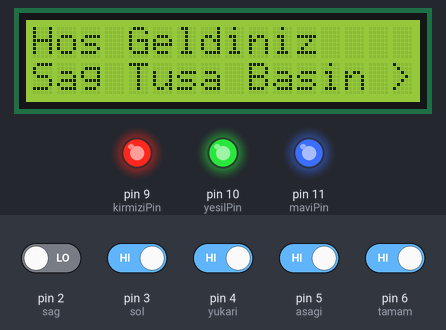
Recording of a sketch running on a simulated Arduino Uno, built with avr-gcc and run on an emulated ATmega328P. On the bench: 16×2 character LCD, output pins drawn as LEDs (lit = HIGH). Inputs (shaded band) come from the test bench; at power-on: pin 3 (sol), pin 4 (yukari), pin 5 (asagi), pin 6 (tamam) HIGH, pin 2 (sag) LOW.

Above: at 1.2 s.
1.3 s: pin 2 (sag) driven HIGH and pin 3 (sol) driven LOW and pin 4 (yukari) driven LOW and pin 5 (asagi) driven LOW and pin 6 (tamam) driven LOW
At 1.47 s:
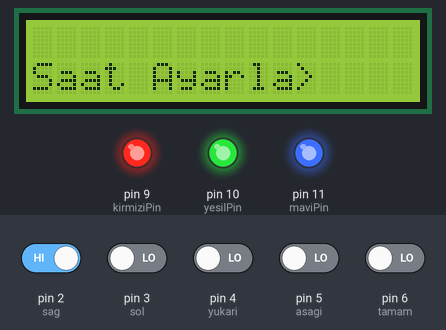
At 2.7 s:
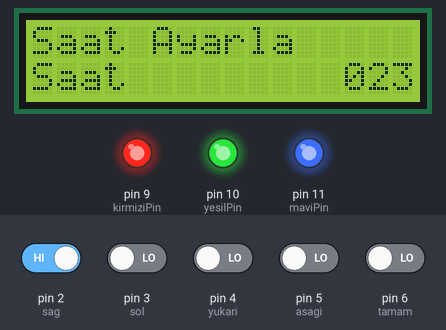
3.1 s: pin 2 (sag) driven LOW and pin 4 (yukari) driven HIGH
At 3.28 s:
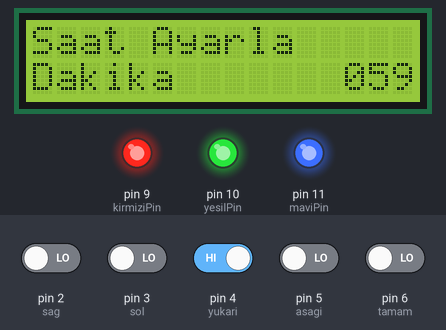
6.1 s: pin 2 (sag) driven HIGH
7.6 s: pin 2 (sag) driven LOW
Timing chart, 0 to 10.6 s (numbered marks = the images above; inputs shaded):
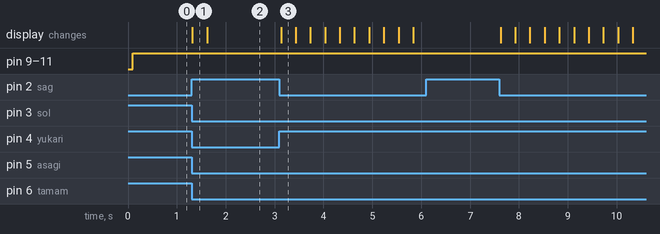

Measured:
- after the input at 1.3 s, the display: changes at once (image 1)
- after the input at 3.1 s, the display: changes at once (image 3)
- after the input at 6.1 s, every drawn part: stays the same

The sketch:

16x2_I2C_LCDMenu.ino
```cpp
#include <LiquidCrystal_I2C.h>
#include <EEPROM.h>
//Butonların giriş pinleri
#define sag 2
#define sol 3
#define yukari 4
#define asagi 5
#define tamam 6

//===Test Amaçlı====
#define kirmiziPin 9
#define yesilPin 10
#define maviPin 11
//==================

//Hareket tanımlamaları
#define saga 6
#define sola 4
#define yukariya 8
#define asagiya 2
#define tamama 5
#define hareketYok 0

//Butona basılma durumlarının tutulacağı değişkenler
int sag_durum = 0;
int sol_durum = 0;
int yukari_durum = 0;
int asagi_durum = 0;
int tamam_durum = 0;
int buton_durum = 0;

//Menu Id leri
//Menu ekleme yada değişiklik yapma işine burada başlamanız gerekiyor
//Yeni menü elemanı eklenecek ise verdiğiniz değer aynı olmayacak şekilde aşağıda bir tanımlama yapmalısınız
//Örn: "const int menuYeni=20;
//Daha sonra Setup kısmında kaydını yapmalısınız
//                1          2            3        4    5     6   7   8
//"menuEkle(menuAnaMenu, menuYeni,  "Yeni Menu", true, true, 189, 0, 255);"
//1)Üst menü elemanı, yeni menü elemanı hangi menü elemanının altında görünecek
//2)Yeni oluşturduğumuz tanımlama
//3)Menü elemanının görünecek adı
//4)Altında başka menü elemanları olmayacak ve bir değer tutacaksa (program içerisinde bu değeri kullanabilirisiniz , "menuEl(menuYeni).gecerliDeger" şeklinde erişim sağlayabilirsiniz) "true" değilse "false"
//5)Eproma kayıt edilecek mi?
//6)İlk çalıştığında yada Eprom daki değer sıfır ise bir değer vermek istiyebilirsiniz, programı kullanarak değiştirdiğinizde ARDUINO içerisindeki EPROM a kayıt yapacağı için tanımladığınızı değil EPROM daki değeri getirecektir.
//7)Girilebilecek en düşük değer
//8)Girilebilecek en yüksek değer (Eprom a yapılan kayıt byte türünden olduğu için en yüksek 255 verebilirsiniz)
const byte menuAnaMenu = 0;
const byte menuSaatAyarla = 2;
const byte menuTarihAyarlar = 3;
const byte menuEkranAyarlari = 4;
const byte menuKontrast = 5;
const byte menuParlaklik = 6;
const byte menuOranlar = 7;
const byte menuEn = 8;
const byte menuBoy = 9;
const byte menuYukseklik = 10;
const byte menuRenk = 11;
const byte menuMavi = 12;
const byte menuKirmizi = 13;
const byte menuYesil = 14;
const byte menuSaat = 15;
const byte menuDakika = 16;
const byte menuTarihGun = 17;
const byte menuTarihAy = 18;
const byte menuTarihYil = 19;
const byte menuEkranBeklemeSuresi = 20;
//Menuler bu yapıya göre oluşturuluyor
struct menuElemani {
  byte id;
  byte ustId;
  String menu;
  bool degerVar;
  bool eprom;
  byte gecerliDeger;
  byte enFazla;
  byte enDusuk;
};
//Menü elemanlarının tablosu diyebiliriz, yukarıda tanımlanan menü elemanları artıklca buradaki sayıyı da arttırmanız gerekiyor. Örn:"menuElemanlari[30];"
struct menuElemani menuElemanlari[20];

//Ekranda görünen menunun bilgisi
byte gosterilenMenuId = 0;
//Değer değişikliği yapılacak menu bilgisi
byte seciliMenuId = 0;
//Tuşun art arda basma süresinin kontrol etmek ve ana ekrana dönmek için
unsigned long eskiZaman = 0;
bool zamanKontrol = false;

LiquidCrystal_I2C lcd(0x27, 16, 2);

void setup() {
  pinMode(sag, INPUT);
  pinMode(sol, INPUT);
  pinMode(yukari, INPUT);
  pinMode(asagi, INPUT);
  pinMode(tamam, INPUT);

  //====Test Amaçlı====
  pinMode(kirmiziPin, OUTPUT);
  pinMode(yesilPin, OUTPUT);
  pinMode(maviPin, OUTPUT);
  //===================

  lcd.init();
  eskiZaman = millis();
  zamanKontrol = true;
  lcd.backlight();

  //Menu yapısı oluşturuluyor, menu elemanlarının tablosu dolduruluyor da diyebiliriz

  menuEkle(menuAnaMenu, menuSaatAyarla, "Saat Ayarla", false, true, 0, 0, 0);
  menuEkle(menuAnaMenu, menuTarihAyarlar,  "Tarih Ayarla", false, true, 0, 0, 0);
  menuEkle(menuAnaMenu, menuEkranAyarlari,  "Ekran Ayarlari", false, true, 0, 0, 0);
  menuEkle(menuAnaMenu, menuOranlar, "Oranlar", false, true, 0, 0, 0);
  menuEkle(menuAnaMenu, menuRenk,  "Renkler", false, true, 0, 0, 0);
  menuEkle(menuAnaMenu, menuEkranBeklemeSuresi,  "Ekran Suresi", true, true, 1, 1, 20);

  menuEkle(menuSaatAyarla, menuSaat,  "Saat", true, true, 0, 0, 23);
  menuEkle(menuSaatAyarla, menuDakika,  "Dakika", true, true, 0, 0, 59);

  menuEkle(menuTarihAyarlar, menuTarihGun,  "Gun", true, true, 1, 1, 31);
  menuEkle(menuTarihAyarlar, menuTarihAy,  "Ay", true, true, 1, 1, 12);
  menuEkle(menuTarihAyarlar, menuTarihYil,  "Yil", true, true, 20, 20, 99);

  menuEkle(menuEkranAyarlari, menuKontrast,  "Kontrast", true, true, 0, 0, 20);
  menuEkle(menuEkranAyarlari, menuParlaklik, "Parlaklik", true, true, 0, 0, 20);

  menuEkle(menuOranlar, menuEn,  "En", true, true, 50, 0, 100);
  menuEkle(menuOranlar, menuBoy, "Boy", true, true, 100, 0, 100);
  menuEkle(menuOranlar, menuYukseklik, "Yukseklik", true, true, 80, 0, 100);

  menuEkle(menuRenk, menuMavi,  "Mavi", true, true, 0, 0, 255);
  menuEkle(menuRenk, menuKirmizi,  "Kirmizi", true, true, 0, 0, 255);
  menuEkle(menuRenk, menuYesil,  "Yesil", true, true, 0, 0, 255);

  //Yeni menü elemanı eklendiğinde buradan kayıt yapmalısınız
  //Örn:"menuEkle(menuAnaMenu, menuYeni,  "Yeni Menu", true, true, 189, 0, 255);"

  EkranOlustur();
}

byte mIndex = 0;
void menuEkle(byte uid, byte id,  String m, bool d, bool e, byte gd, byte ed, byte ef)
{
  menuElemanlari[mIndex].id = id;
  menuElemanlari[mIndex].ustId = uid;
  menuElemanlari[mIndex].menu = m;
  menuElemanlari[mIndex].degerVar = d;
  menuElemanlari[mIndex].eprom = e;
  menuElemanlari[mIndex].enFazla = ef;
  menuElemanlari[mIndex].enDusuk = ed;

  if (e)
  {
    //Menü Id si Eprom adresi olarak kullanılıyor
    menuElemanlari[mIndex].gecerliDeger = EEPROM.read(id);
    if (menuElemanlari[mIndex].gecerliDeger == "\n" || menuElemanlari[mIndex].gecerliDeger == 0)
      menuElemanlari[mIndex].gecerliDeger = gd;
    if (menuElemanlari[mIndex].gecerliDeger < ed)
      menuElemanlari[mIndex].gecerliDeger = ed;
    if (menuElemanlari[mIndex].gecerliDeger > ef)
      menuElemanlari[mIndex].gecerliDeger = ef;
  }
  else
    menuElemanlari[mIndex].gecerliDeger = gd;
  mIndex++;
}
//Döngülerde kullanılacak üst değer için
byte menuAdedi()
{
  return mIndex;
}
//Menu Id sine göre array in index ini buluyor
byte bulMenuIndex(byte Id)
{
  for (byte i = 0; i < menuAdedi(); i++)
    if (menuElemanlari[i].id == Id)
      return i;
  return -1;
}

//Ekranı dolduran fonksiyon
void EkranOlustur()
{
  lcd.clear();
  if (gosterilenMenuId == 0)
  {
    lcd.print("Hos Geldiniz");
    lcd.setCursor(0, 1);
    lcd.print("Sag Tusa Basin >");
  }
  else
  {
    byte menuIndex = bulMenuIndex(gosterilenMenuId);
    byte ustMenuIndex = 0;
    if (menuElemanlari[menuIndex].ustId != 0)
    {
      ustMenuIndex = bulMenuIndex(menuElemanlari[menuIndex].ustId);
      lcd.print(menuElemanlari[ustMenuIndex].menu);
    }
    if (seciliMenuId != 0)
    {
      lcd.setCursor(15, 0);
      lcd.print("*");
    }
    lcd.setCursor(0, 1);
    lcd.print(menuElemanlari[menuIndex].menu);
    if (altMenusuVarmi(gosterilenMenuId))
      lcd.print(">");
    else if (menuElemanlari[menuIndex].degerVar)
    {
      lcd.setCursor(13, 1);
      if (menuElemanlari[menuIndex].gecerliDeger < 10)
        lcd.print("00");
      else if (menuElemanlari[menuIndex].gecerliDeger < 100)
        lcd.print("0");
      lcd.print(menuElemanlari[menuIndex].gecerliDeger);
    }
  }
}
//Menu elemanının eltında tanımlı menu elemanı varsa true döner
bool altMenusuVarmi(byte menuId)
{
  for (byte i = 0; i < menuAdedi(); i++)
    if (menuElemanlari[i].ustId == menuId)
      return true;
  return false;
}

void loop() {
  sag_durum = digitalRead(sag);
  sol_durum = digitalRead(sol);
  yukari_durum = digitalRead(yukari);
  asagi_durum = digitalRead(asagi);
  tamam_durum = digitalRead(tamam);
  DurumDegerlendir();
  RenkAyarla();
  HareketsizKalmaKontrolu();
}

//Menü seçimi yapılmamış ve belirtilen dakika içinde işlem yapılmamışsa ekranı kapatır ve ana ekrana döner
void HareketsizKalmaKontrolu()
{
  unsigned long yeniZaman = millis();
  if (seciliMenuId == 0 && zamanKontrol && yeniZaman - eskiZaman > (menuEl(menuEkranBeklemeSuresi).gecerliDeger * 60000))
  {
    gosterilenMenuId = 0;
    zamanKontrol = false;
    lcd.noBacklight();
    EkranOlustur();
  }
}

//===Test İçin====
byte kirmizi, yesil, mavi = 0;
void RenkAyarla()
{
  if (menuEl(menuKirmizi).gecerliDeger != kirmizi || menuEl(menuYesil).gecerliDeger != yesil || menuEl(menuMavi).gecerliDeger != mavi)
  {
    kirmizi = menuEl(menuKirmizi).gecerliDeger;
    yesil = menuEl(menuYesil).gecerliDeger;
    mavi = menuEl(menuMavi).gecerliDeger;
    analogWrite(kirmiziPin, kirmizi);
    analogWrite(yesilPin, yesil);
    analogWrite(maviPin, mavi);
  }
}
//================

//Menu Id ye göre menu elemanı döner
struct menuElemani menuEl(byte id)
{
  byte menuIndex = bulMenuIndex(id);
  return menuElemanlari[menuIndex];
}

//Yukarı tuşuna basıldığında gösterilecek menü yü ayarlar
void menuYukari()
{
  byte menuIndex = bulMenuIndex(gosterilenMenuId);
  //if (menuElemanlari[menuIndex].ustId != 0)
  //{
  byte m[menuAdedi()];
  byte mIx = 0;
  byte umId = menuElemanlari[menuIndex].ustId;
  byte gI = 0;
  for (byte i = 0; i < menuAdedi(); i++)
  {
    if (menuElemanlari[i].ustId == umId)
    {
      m[mIx] = i;
      if (menuIndex == i)
        gI = mIx;
      mIx++;
    }
  }
  if (gI == 0)
    gI = mIx - 1;
  else
    gI--;
  gosterilenMenuId = menuElemanlari[m[gI]].id;
  //}
}
//Aşağı tuşuna basıldığında gösterilecek menüyü ayarlar
void menuAsagi()
{
  byte menuIndex = bulMenuIndex(gosterilenMenuId);
  //if (menuElemanlari[menuIndex].ustId != 0)
  //{
  byte m[menuAdedi()];
  byte mIx = 0;
  byte umId = menuElemanlari[menuIndex].ustId;
  byte gI = 0;
  for (byte i = 0; i < menuAdedi(); i++)
  {
    if (menuElemanlari[i].ustId == umId)
    {
      m[mIx] = i;
      if (menuIndex == i)
        gI = mIx;
      mIx++;
    }
  }
  if ((gI + 1) == mIx)
    gI = 0;
  else
    gI++;
  gosterilenMenuId = menuElemanlari[m[gI]].id;
  //}
}
//Alt menü elemanları varsa ilkini görüntülemek için ayarlar
void menuSag()
{
  for (byte i = 0; i < menuAdedi(); i++)
  {
    if (menuElemanlari[i].ustId == gosterilenMenuId)
    {
      gosterilenMenuId = menuElemanlari[i].id;
      return;
    }
  }
}
//Bir üst menü elemanına döndürür
void menuSol()
{
  byte menuIndex = bulMenuIndex(gosterilenMenuId);
  //if (menuElemanlari[menuIndex].ustId != 0)
  gosterilenMenuId = menuElemanlari[menuIndex].ustId;
}


//Basılan tuşa göre yapılacak işlem ayarlanır
void DurumDegerlendir()
{
  byte yeni_buton_durum = YeniButonDurumGetir();
  unsigned long yeniZaman = millis();
  //Herhangi bir tuşa basıldıysa
  if (yeniZaman - eskiZaman > 300 && yeni_buton_durum != 0) //yeni_buton_durum != buton_durum
  {
    eskiZaman = millis();
    buton_durum = yeni_buton_durum;
    zamanKontrol = true;
    lcd.backlight();
    switch (buton_durum)
    {
      case saga://sag
        {
          if (seciliMenuId == 0)
            menuSag();
          else
            DegerDegistir(1);
          EkranOlustur();
          break;
        }
      case sola://sol
        {
          if (seciliMenuId == 0)
            menuSol();
          else
            DegerDegistir(-1);
          EkranOlustur();
          break;
        }
      case yukariya://yukarı
        {
          if (seciliMenuId == 0)
            menuYukari();
          else
            DegerDegistir(10);
          EkranOlustur();
          break;
        }
      case asagiya://asağı
        {
          if (seciliMenuId == 0)
            menuAsagi();
          else
            DegerDegistir(-10);
          EkranOlustur();
          break;
        }
      case tamama://tamam
        {
          if (seciliMenuId == 0 && menuEl(gosterilenMenuId).degerVar)
          {
            seciliMenuId = gosterilenMenuId;
          }
          else if (seciliMenuId != 0)
          {
            byte menuIndex = bulMenuIndex(seciliMenuId);
            if (menuElemanlari[menuIndex].eprom)
              EEPROM.write(seciliMenuId, menuElemanlari[menuIndex].gecerliDeger);
            seciliMenuId = 0;

          }
          EkranOlustur();
          break;
        }
    }
  }
}
//Menü elemanının değeri istenilen değer eklenerek yada çıkartılarak ayarlanır
void DegerDegistir(byte stp)
{
  byte menuIndex = bulMenuIndex(seciliMenuId);
  menuElemanlari[menuIndex].gecerliDeger += stp;
  if (menuElemanlari[menuIndex].gecerliDeger < menuElemanlari[menuIndex].enDusuk)
    menuElemanlari[menuIndex].gecerliDeger = menuElemanlari[menuIndex].enDusuk;
  if (menuElemanlari[menuIndex].gecerliDeger > menuElemanlari[menuIndex].enFazla)
    menuElemanlari[menuIndex].gecerliDeger = menuElemanlari[menuIndex].enFazla;

}
//Hangi butona göre işlem yapılacağı belirlenir
byte YeniButonDurumGetir()
{
  byte yeni_buton_durum = hareketYok;
  if (sag_durum == 1 && sol_durum == 0 && yukari_durum == 0 && asagi_durum == 0 && tamam_durum == 0)
  {
    yeni_buton_durum = saga;
  }
  else if (sag_durum == 0 && sol_durum == 1 && yukari_durum == 0 && asagi_durum == 0 && tamam_durum == 0)
  {
    yeni_buton_durum = sola;
  }
  else if (sag_durum == 0 && sol_durum == 0 && yukari_durum == 1 && asagi_durum == 0 && tamam_durum == 0)
  {
    yeni_buton_durum = yukariya;
  }
  else if (sag_durum == 0 && sol_durum == 0 && yukari_durum == 0 && asagi_durum == 1 && tamam_durum == 0)
  {
    yeni_buton_durum = asagiya;
  }
  else if (sag_durum == 0 && sol_durum == 0 && yukari_durum == 0 && asagi_durum == 0 && tamam_durum == 1)
  {
    yeni_buton_durum = tamama;
  }
  else
  {
    yeni_buton_durum = hareketYok;
  }
  return yeni_buton_durum;
}
```
